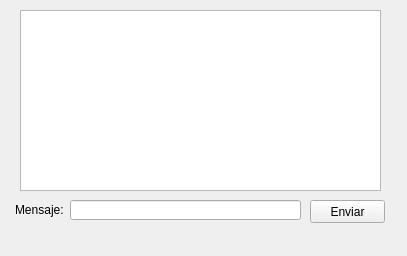
<?xml version="1.0" encoding="UTF-8"?>
<ui version="4.0">
 <class>MainWindow</class>
 <widget class="QMainWindow" name="MainWindow">
  <property name="geometry">
   <rect>
    <x>0</x>
    <y>0</y>
    <width>407</width>
    <height>256</height>
   </rect>
  </property>
  <property name="windowTitle">
   <string>Chat</string>
  </property>
  <widget class="QWidget" name="centralwidget">
   <widget class="QPushButton" name="btEnviar">
    <property name="geometry">
     <rect>
      <x>310</x>
      <y>200</y>
      <width>75</width>
      <height>23</height>
     </rect>
    </property>
    <property name="text">
     <string>Enviar</string>
    </property>
   </widget>
   <widget class="QLineEdit" name="tbMensaje">
    <property name="geometry">
     <rect>
      <x>70</x>
      <y>200</y>
      <width>231</width>
      <height>20</height>
     </rect>
    </property>
   </widget>
   <widget class="QLabel" name="txtMensaje">
    <property name="geometry">
     <rect>
      <x>15</x>
      <y>200</y>
      <width>51</width>
      <height>20</height>
     </rect>
    </property>
    <property name="text">
     <string>Mensaje:</string>
    </property>
   </widget>
   <widget class="QTextEdit" name="lMensajes">
    <property name="geometry">
     <rect>
      <x>20</x>
      <y>10</y>
      <width>361</width>
      <height>181</height>
     </rect>
    </property>
   </widget>
  </widget>
 </widget>
 <resources/>
 <connections/>
</ui>
